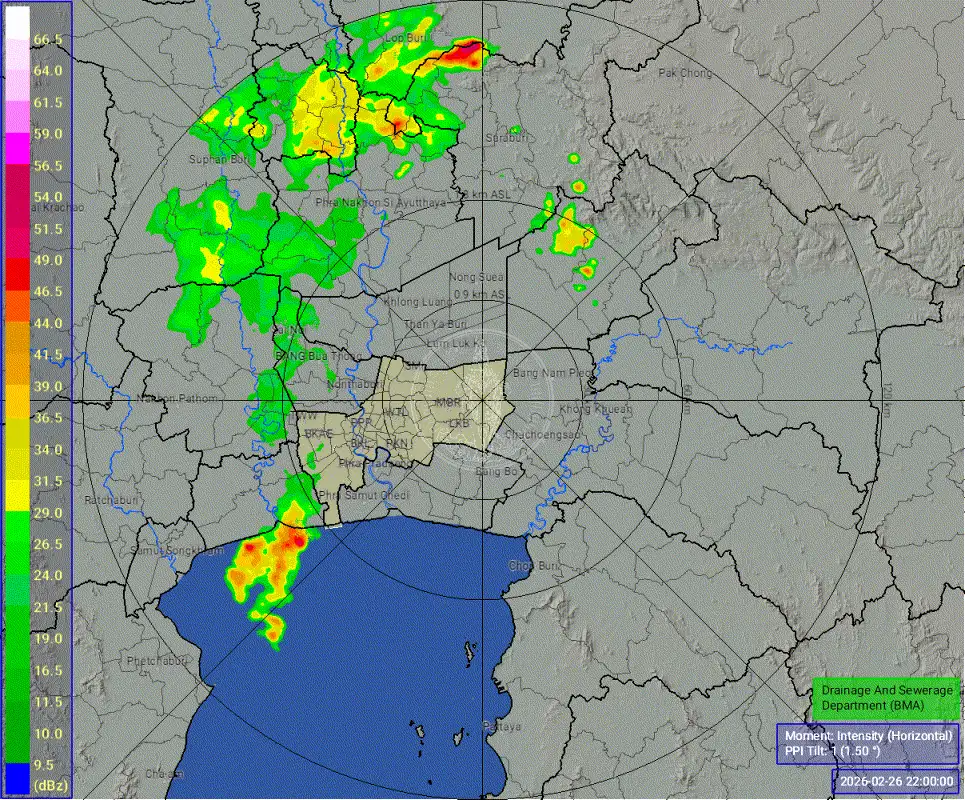
#> input picture example/n006.gif, 965 x 800 px, found by its file name
$ python data_intensity_v3.py
#> lines starting #> are read from the running program, lines starting #| are printed output that depends on the picture; after the words box and inside, x2 and y2 are one past the last pixel; in counts of white or black regions, pixels touching at a corner belong together
import cv2
import numpy as np
import imageio.v2 as imageio
import geopandas as gpd
from PIL import Image, ImageSequence
import matplotlib.pyplot as plt
from rasterio.transform import from_bounds
import rasterio.features # Required for calculate_district_metrics
from scipy.stats import linregress
import pandas as pd # Import pandas for DataFrame creation
from rasterio.transform import from_bounds
# [71 lines left out: function calculate_district_metrics, not called in this run]
def min_pooling(img, ksize=3):
    kernel = np.ones((ksize, ksize), np.uint8)
    return cv2.erode(img, kernel)
def max_pooling(img, ksize=3):
    kernel = np.ones((ksize, ksize), np.uint8)
    return cv2.dilate(img, kernel)
def extract_radar_frame(img):
  # reshape image
  h, w, _ = img.shape
  pixels = img.reshape(-1,3)

  mask = np.zeros(len(pixels), dtype=bool)

  for color in target_colors:
      dist = np.linalg.norm(pixels - color, axis=1)
      mask |= dist < threshold

  mask = mask.reshape(h,w)

  result = img.copy()
  result[~mask] = 255
  return result
# Assuming min_pooling, max_pooling, extract_radar_frame, calculate_district_metrics
# are already defined in previous cells or accessible in the global scope.

def process_radar_animation_and_extract_district_values(
    gif_path,
    radar_x,
    radar_y,
    pixel_resolution,
    shapefile_path,
    target_colors,
    values,
    threshold=60, # Default from existing notebook
    draw_white_boxes=True, # Option to disable the hardcoded box drawing if needed
    update=None
):
    """
    Processes a radar GIF animation, extracts radar values (coverage and score)
    for each district per frame, and returns aggregated results as a Pandas DataFrame.

    Args:
        gif_path (str): Path to the input radar GIF animation.
        radar_x (float): UTM X coordinate of the radar's center.
        radar_y (float): UTM Y coordinate of the radar's center.
        pixel_resolution (int): Meters per pixel.
        shapefile_path (str): Path to the GeoJSON or Shapefile containing district polygons.
        target_colors (np.ndarray): Nx3 NumPy array of target RGB colors from the radar legend.
        values (np.ndarray): N-length NumPy array of values corresponding to target_colors.
        threshold (int, optional): Color tolerance for matching radar pixels to target_colors. Defaults to 60.
        draw_white_boxes (bool, optional): Whether to draw white boxes on frames (as per notebook logic). Defaults to True.

    Returns:
        pd.DataFrame: A DataFrame containing 'Frame', 'District', 'Coverage', and 'Score' for each district and frame.
    """
#> called with gif_path = 'example/n006.gif', radar_x = 699558.1, radar_y = 1530232.3, pixel_resolution = 300, shapefile_path = 'mapdata/Export_Output.shp', target_colors = array of shape (25, 3), values = array of shape (25,), threshold = 20
    print(f"Starting to process radar animation from {gif_path}...")

    # --- 1. Read GIF frames and preprocess ---
    frames_rgb_processed = []
    img_width, img_height = 0, 0
    if update: update("🌧️ กำลังประมวลผล...", 0.3)
    try:
        with Image.open(gif_path) as im:
#> im is the input picture: PIL image 965x800 RGBA; mean R, G, B, A 125.9, 146.8, 132.5, 255
            img_width, img_height = im.size
#> img_width = 965; img_height = 800
            for frame_idx in range(im.n_frames):
                im.seek(frame_idx)
                # Convert each frame to RGB and Numpy Array
                frame_array = np.array(im.convert('RGB'))

                if draw_white_boxes:
                    # Apply hardcoded white box drawing as seen in iTnYQGi2qYq9
                    # These coordinates might need to be dynamic or adjusted based on actual image size
                    cv2.rectangle(frame_array, (0, 0), (100, 970), (255, 255, 255), -1)
                    cv2.rectangle(frame_array, (700, 600), (1300, 970), (255, 255, 255), -1)

                # Process with extract_radar_frame and pooling operations
                processed_frame = extract_radar_frame(frame_array)
                # Set white background (255,255,255) to black (0,0,0) before pooling
                processed_frame[np.all(processed_frame == 255, axis=-1)] = 0

                # Apply pooling operations as seen in iTnYQGi2qYq9
                processed_frame = max_pooling(processed_frame, 3)
                processed_frame = min_pooling(processed_frame, 3)
                processed_frame = min_pooling(processed_frame, 3)
                processed_frame = max_pooling(processed_frame, 10)

                frames_rgb_processed.append(processed_frame)
#> this loop made 12 passes
#> pass 1, in extract_radar_frame, `mask = mask.reshape(h,w)`:
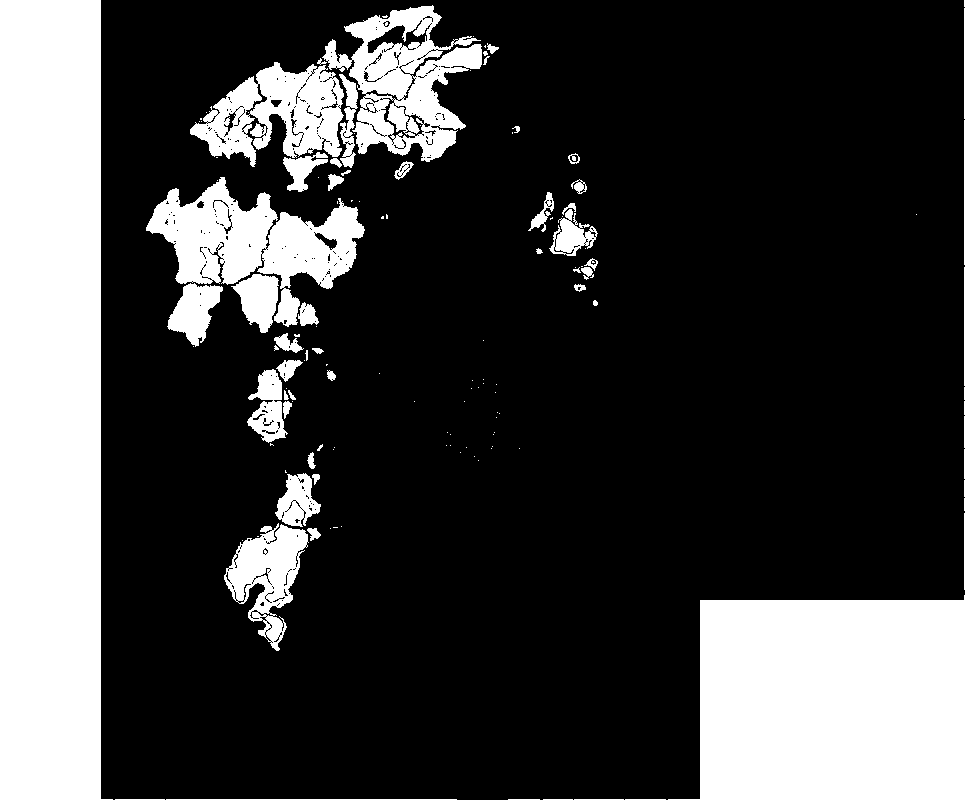
#> mask: shape (800, 965) bool; 24.3% white; 132 white regions (76 under 20 px), largest, box (x1, y1, x2, y2) and area: (0, 0, 113, 800) 80812, (668, 595, 965, 800) 53037, (146, 177, 365, 327) 14213
#> pass 1, in process_radar_animation_and_extract_district_values, `processed_frame = extract_radar_frame(frame_array)`:
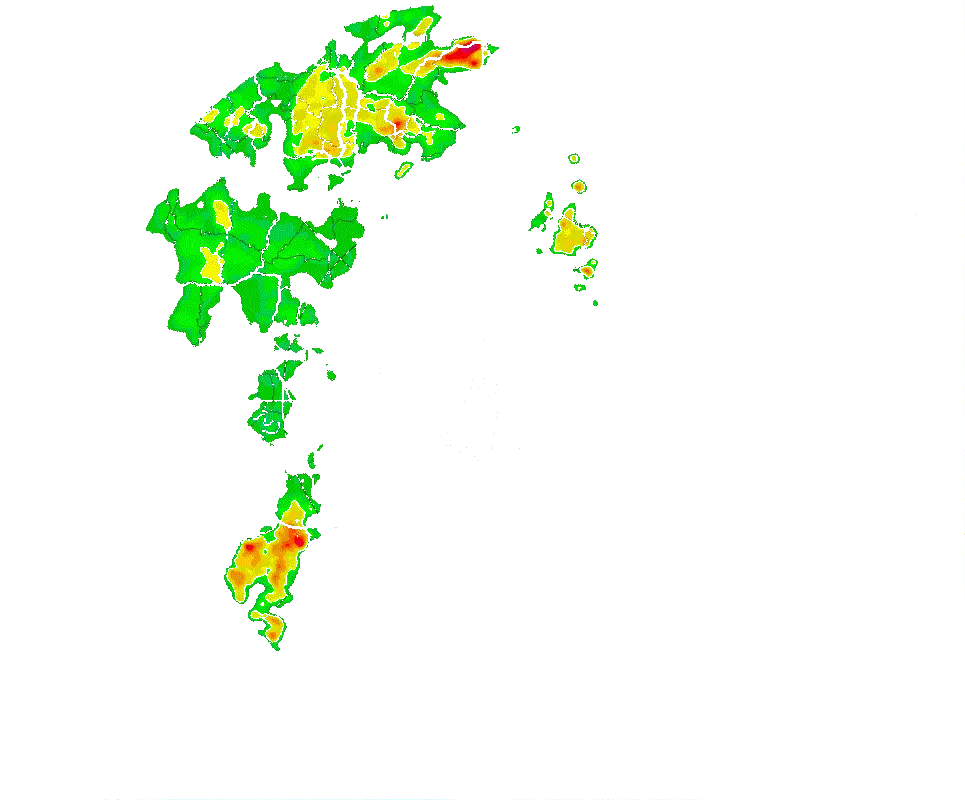
#> processed_frame: shape (800, 965, 3); mean R, G, B 242.2, 251.8, 238.9
#> after the loop:
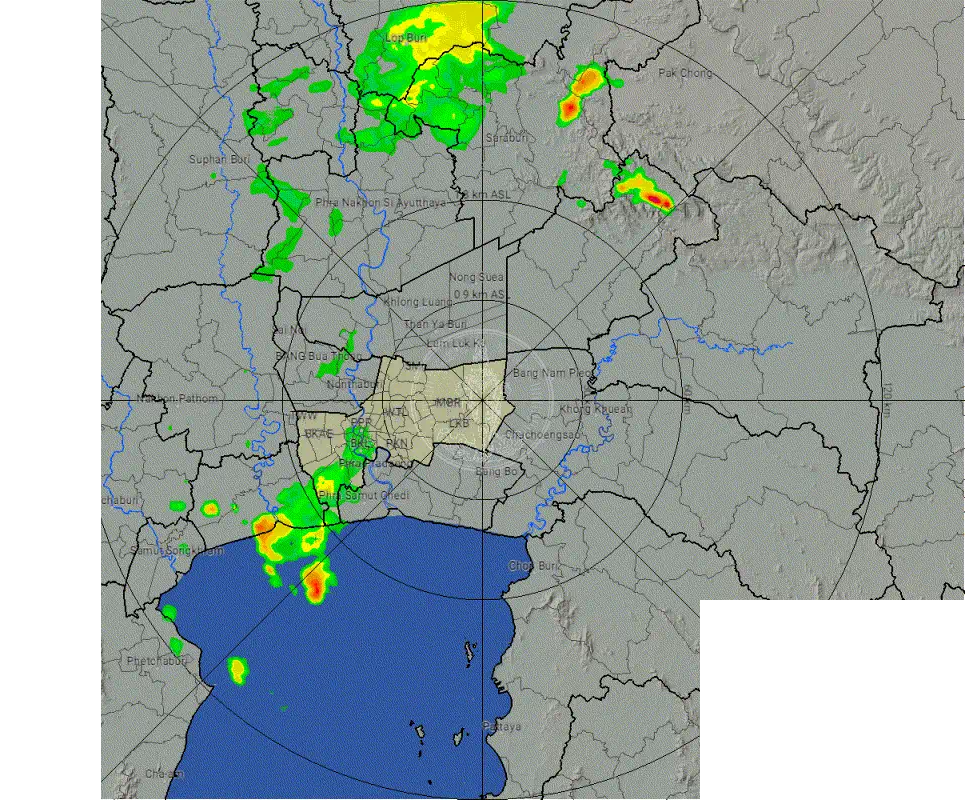
#> frame_array: shape (800, 965, 3); mean R, G, B 149.2, 164.5, 158.5
#> after the loop:
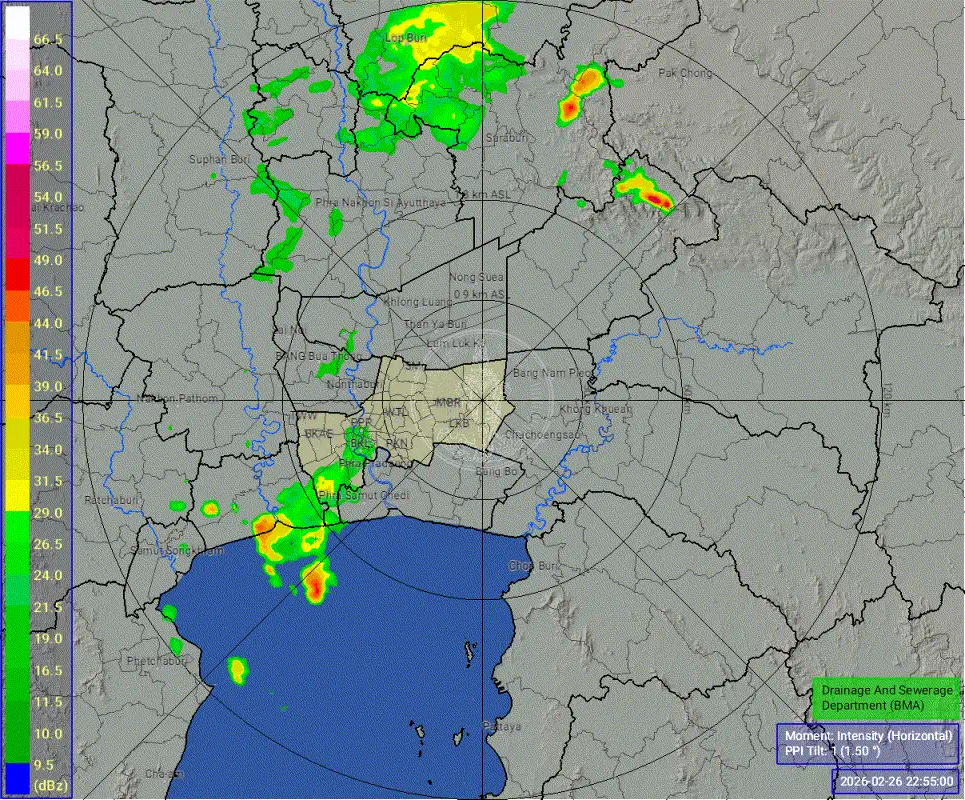
#> im: PIL image 965x800 RGBA; mean R, G, B, A 128.1, 145, 136.6, 255
#> after the loop:
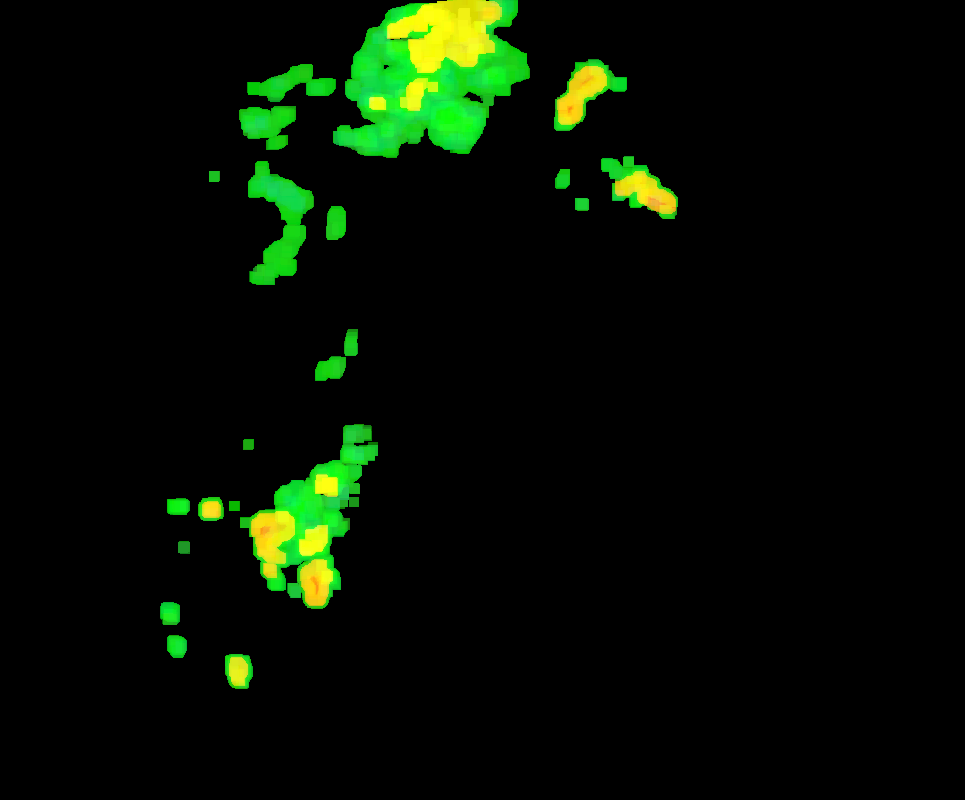
#> processed_frame: shape (800, 965, 3); mean R, G, B 5.5, 14.5, 2.1
#> after the loop, frames_rgb_processed = 12 items
        if update: update("🌧️ กำลังตรวจสอบพื้นที่ที่มีฝน...", 0.4)
    except FileNotFoundError:
        print(f"Error: GIF file not found at {gif_path}")
        return pd.DataFrame() # Return empty DataFrame on error
    except Exception as e:
        print(f"Error reading or processing GIF: {e}")
        return pd.DataFrame() # Return empty DataFrame on error

    if not frames_rgb_processed:
        print("No frames were processed.")
        return pd.DataFrame() # Return empty DataFrame if no frames

    print(f"Successfully processed {len(frames_rgb_processed)} frames.")
#| Successfully processed 12 frames.

    # --- 2. Calculate image extent ---
    # These calculations depend on img_width and img_height obtained from the GIF
    left = radar_x - (img_width / 2 * pixel_resolution)
#> left = 554808.1
    right = radar_x + (img_width / 2 * pixel_resolution)
#> right = 844308.1
    bottom = radar_y - (img_height / 2 * pixel_resolution)
#> bottom = 1410232.3
    top = radar_y + (img_height / 2 * pixel_resolution)
#> top = 1650232.3
    img_extent = [left, right, bottom, top]
    print(f"Calculated image extent: {img_extent}")
#| Calculated image extent: [554808.0797, 844308.0797, 1410232.3207, 1650232.3207]
    if update: update("🌧️ การคำนวนภาพรวม...", 0.4)
    # --- 3. Load Shapefile ---
    try:
        gdf = gpd.read_file(shapefile_path)
        print(f"Loaded shapefile with {len(gdf)} districts.")
    except FileNotFoundError:
        print(f"Error: Shapefile not found at {shapefile_path}")
        return pd.DataFrame() # Return empty DataFrame on error
    except Exception as e:
        print(f"Error loading shapefile: {e}")
        return pd.DataFrame() # Return empty DataFrame on error

    # --- 4. Process each frame for district metrics ---
    all_frames_coverage = []
    all_frames_district_scores = []

    print("Calculating radar coverage and scores for each district per frame...")
    for i, processed_rgb_frame in enumerate(frames_rgb_processed):

        h, w, _ = processed_rgb_frame.shape
        frame_rgba = np.zeros((h, w, 4), dtype=np.uint8)
        frame_rgba[:, :, :3] = processed_rgb_frame

        # Set alpha to 0 for black pixels (non-radar) and 255 for other colors (radar)
        black_pixels_mask = np.all(processed_rgb_frame == [0, 0, 0], axis=-1)
        frame_rgba[~black_pixels_mask, 3] = 255 # Opaque for radar pixels
        frame_rgba[black_pixels_mask, 3] = 0   # Transparent for black background pixels

        # Call the existing calculate_district_metrics function
        frame_coverage, frame_scores = calculate_district_metrics(
            frame_rgba, gdf, img_extent, target_colors, values, threshold = threshold
        )
        all_frames_coverage.append(frame_coverage)
        all_frames_district_scores.append(frame_scores)
        # if (i + 1) % 10 == 0 or (i + 1) == len(frames_rgb_processed):
        print(f"  Processed frame {i+1}/{len(frames_rgb_processed)}")
        print("frame_coverage",frame_coverage)
        print("frame_scores",frame_scores)
    print("Finished calculating district metrics for all frames.")
    if update: update("🌧️ การคำนวนภาพรวมแต่ละเขตเวลา...", 0.4)
    # --- 5. Convert results to DataFrame ---
    df_rows = []
    for i in range(len(all_frames_coverage)):
        frame_num = i + 1 # 1-based frame indexing
        frame_coverage = all_frames_coverage[i]
        frame_scores = all_frames_district_scores[i]
        for district_name in frame_coverage.keys():
            df_rows.append({
                'Frame': frame_num,
                'District': district_name,
                'Coverage': float(frame_coverage.get(district_name, 0.0)),
                'Score': float(frame_scores.get(district_name, 0.0))
            })
    if update: update("🌧️ การคำนวนภาพรวมแต่ละเขตเวลา...", 0.4)
    return pd.DataFrame(df_rows)
gif_path = "/content/drive/MyDrive/radar/n006.gif"
target_colors = np.array([
    [252, 252, 255], # 66.5
    [252, 219, 255], # 64.0
    [252, 202, 255], # 61.5
    [252, 139, 255], # 59.0
    [252,   0, 255], # 56.5
    [195,   0,  85], # 54.0
    [216,   0,  71], # 51.5
    [224,   0,  85], # 49.0
    [238,   0,   0], # 46.5
    [252,  75,   0], # 44.0
    [222, 152,   0], # 41.5
    [230, 164,   0], # 39.0
    [252, 214,   0], # 36.5
    [216, 216,   0], # 34.0
    [234, 218,   0], # 31.5
    [238, 252,   0], # 29.0
    [  0, 243,   0], # 26.5
    [  0, 236,   0], # 24.0
    [  0, 214,  82], # 21.5
    [  0, 200,   0], # 19.0
    [  0, 197,   0], # 16.5
    [  0, 191,   0], # 14.0
    [  0, 176,   0], # 11.5
    [  0, 168,   0],  # 10.0
    [0,0,255]
])
values = np.array([
    66.5, 64.0, 61.5, 59.0, 56.5, 54.0, 51.5, 49.0, 46.5,
    44.0, 41.5, 39.0, 36.5, 34.0, 31.5, 29.0, 26.5, 24.0,
    21.5, 19.0, 16.5, 14.0, 11.5, 10.0, 9.5
])
radar_x = 699558.0797  # พิกัด UTM X ของจุดกึ่งกลาง (ใส่ค่าของคุณ)
radar_y = 1530232.3207 # พิกัด UTM Y ของจุดกึ่งกลาง (ใส่ค่าของคุณ)
pixel_resolution = 300     # 1 พิกเซล = กี่เมตร (ตรวจสอบค่านี้อีกครั้ง)
shapefile_path = 'mapdata/Export_Output.shp' # ชื่อไฟล์ Shapefile ของคุณ
threshold = 60
# [12 lines of commented-out code are left out]

# [13 lines left out: function classify_rain_intensity, not called in this run]


# display(avg_score_by_intensity.head(20))
def generate_data(gif_path, update = None):
    data = {}
    if update: update("🖼️ กำลัง สร้างรายงานไฟล์...", 0.1)
    df_radar_metrics = process_radar_animation_and_extract_district_values(
            gif_path=gif_path,
            radar_x=radar_x,
            radar_y=radar_y,
            pixel_resolution=pixel_resolution,
            shapefile_path=shapefile_path,
            target_colors=target_colors,
            values=values,
            update=update,
            threshold=20
    )

    data['data_rain_level_frame'] = df_radar_metrics

    if update: update("🌧️ กำลังตรวจสอบพื้นที่ที่มีฝน...", 0.3)
    raining_districts_df = df_radar_metrics[df_radar_metrics['Score'] > 0]
    data['notift_district_name'] = raining_districts_df

    if update: update("📈 กำลังวิเคราะห์แนวโน้มฝน...", 0.5)
    districts_with_upward_trend = []

    # Iterate through each unique district that experienced rain
    for district_name in raining_districts_df['District'].unique():
        district_data = raining_districts_df[raining_districts_df['District'] == district_name]

        # Ensure there's enough data points for linear regression (at least 2 frames)
        if len(district_data) > 1:
            # Perform linear regression: Score (y) vs. Frame (x)
            slope, intercept, r_value, p_value, std_err = linregress(district_data['Frame'], district_data['Score'])

            # Consider an upward trend if the slope is positive and statistically significant (p-value < 0.05)
            # A higher slope threshold can be added for a 'stronger' trend, e.g., slope > 0.5
            if slope > 0 and p_value < 0.05:
                districts_with_upward_trend.append({
                    'District': district_name,
                    'Slope': slope,
                    'P_Value': p_value,
                    'R_Value': r_value
                })

    if districts_with_upward_trend:
        trend_df = pd.DataFrame(districts_with_upward_trend)
        trend_df = trend_df.sort_values(by='Slope', ascending=False)
        print("Districts with a significant upward linear trend in rain level:")
        for index, row in trend_df.iterrows():
            print(f"- {row['District']}: Slope={row['Slope']:.2f}, R-squared={row['R_Value']**2:.2f}, P-value={row['P_Value']:.3f}")
    else:
        print("No districts found with a significant upward linear trend in rain level.")

    if update: update("🔥 กำลังจัดระดับความรุนแรงของฝน...", 0.7)
    # Apply the classification function to the 'Score' column
    df_radar_metrics['Rain_Intensity'] = df_radar_metrics['Score'].apply(classify_rain_intensity)
    data['Rain Intensity Classification per District and Frame'] = df_radar_metrics[['Frame', 'District', 'Score', 'Rain_Intensity']]
    # Display the results, grouped by district and rain intensity
    print("Rain Intensity Classification per District and Frame:")
    # display(df_radar_metrics[['Frame', 'District', 'Score', 'Rain_Intensity']].head(20))
    if update: update("📊 กำลังสรุปผลรายเขต...", 0.75)
    print("\nSummary of Rain Intensity per District:")
    intensity_summary = df_radar_metrics.groupby(['District', 'Rain_Intensity']).size().unstack(fill_value=0)
    data['Rain Intensity District Name'] = df_radar_metrics.groupby(['District', 'Rain_Intensity']).size().unstack(fill_value=0)
    # display(intensity_summary.head(20))

    # You can also see the average score per intensity group for each district
    print("\nAverage Score by Rain Intensity per District:")
    avg_score_by_intensity = df_radar_metrics[df_radar_metrics['Score'] > 0].groupby(['District', 'Rain_Intensity'])['Score'].mean().unstack()

    data['average_intensity'] = avg_score_by_intensity
    if update: update("✅ สร้างรายงานเสร็จสิ้น", 0.9)
    return data
if __name__ == "__main__":
    generate_data("example/n006.gif")
#> (the call stopped at in process_radar_animation_and_extract_district_values, `gdf = gpd.read_file(shapefile_path)`: geopandas is not available in this run)
